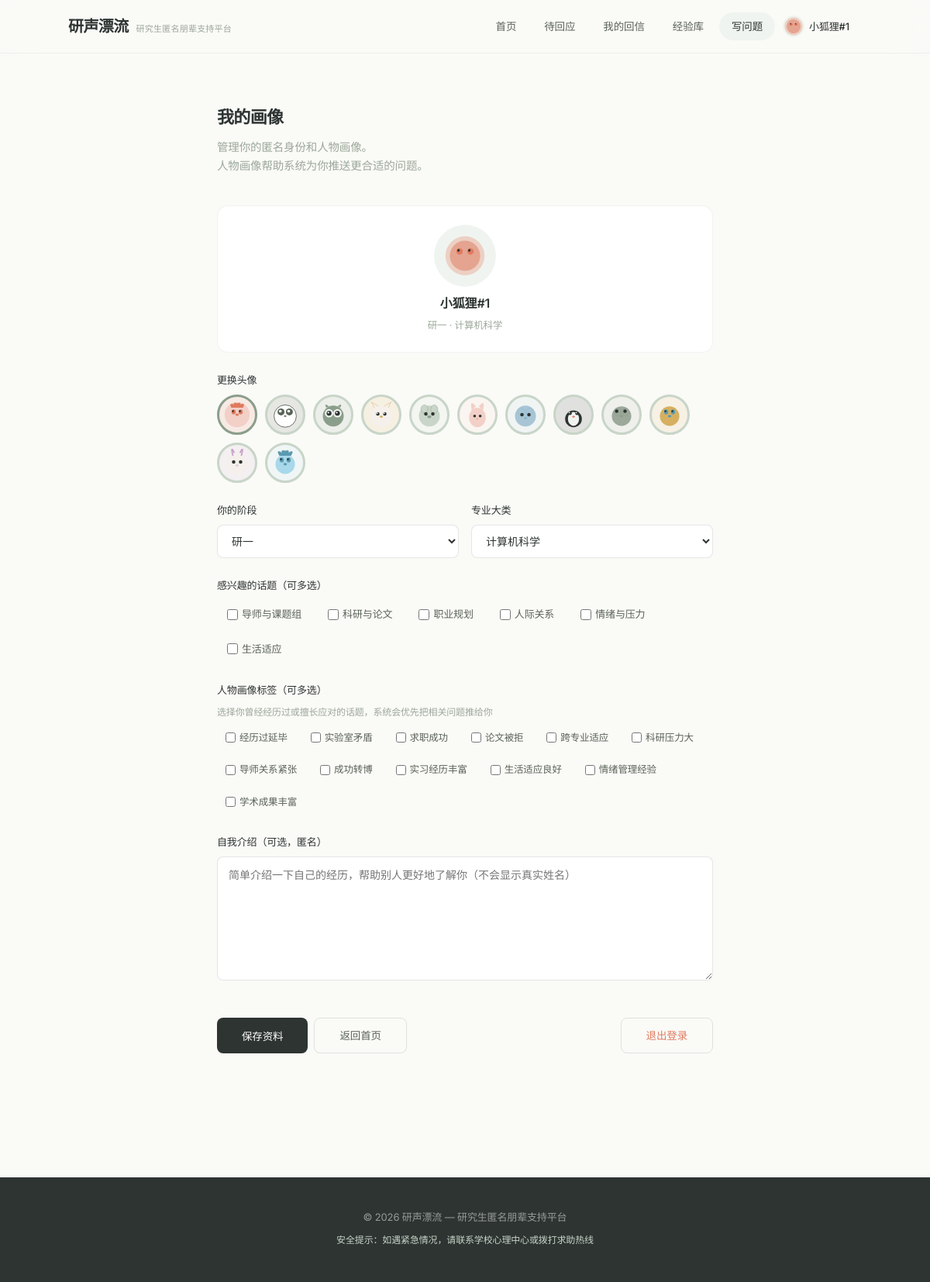
The app's page /profile (signed in) with its own data.
### app.py (models this page shows)
class User(db.Model):
    id = db.Column(db.Integer, primary_key=True)
    anonymous_id = db.Column(db.String(50), unique=True, nullable=False)
    avatar_animal = db.Column(db.String(50), default='fox')
    avatar_color = db.Column(db.String(20), default='#8B9E8B')
    grade = db.Column(db.String(20))
    major_category = db.Column(db.String(50))
    interests = db.Column(db.Text)
    persona_tags = db.Column(db.Text)
    bio = db.Column(db.Text)
    created_at = db.Column(db.DateTime, default=lambda: datetime.now(timezone.utc))
    last_active = db.Column(db.DateTime, default=lambda: datetime.now(timezone.utc))
    questions = db.relationship('Question', backref='user', lazy=True)
    replies = db.relationship('Reply', backref='user', lazy=True)

### app.py (the view, shortened to what this page needs)
@app.route('/profile', methods=['GET', 'POST'])
def profile():
    user = require_user()
    if not user:
        return redirect(url_for('register'))
    return render_template('profile.html', user=user, animals=ANIMAL_AVATARS)

### app.py (called while the page is built)
def get_display_name(user):
    if not user:
        return '匿名用户'
    name_map = {a[0]: a[1] for a in ANIMAL_AVATARS}
    animal_name = name_map.get(user.avatar_animal, '匿名')
    return f'{animal_name}#{user.id}'

def get_current_user():
    if 'user_id' not in session:
        return None
    user = db.session.get(User, session['user_id'])
    if user:
        user.last_active = datetime.now(timezone.utc)
        db.session.commit()
    return user

def require_user():
    return get_current_user()

@app.context_processor
def inject_user():
    user = get_current_user()
    return dict(current_user=user, get_display_name=get_display_name,
                get_animal_svg=get_animal_svg, ANIMAL_AVATARS=ANIMAL_AVATARS, COLOR_MAP=COLOR_MAP)

### templates/profile.html (shortened to what this page needs)
{% extends "base.html" %}
{% block content %}
<section style="padding: var(--space-2xl) 0;">
    <div style="max-width:640px; margin:0 auto;">
        <div class="page-header">
            <div class="section-title">我的画像</div>
            <p class="section-desc">
                管理你的匿名身份和人物画像。<br>
                人物画像帮助系统为你推送更合适的问题。
            </p>
        </div>
        <div class="card" style="text-align:center; padding:var(--space-lg); margin-bottom:var(--space-lg);">
            <div style="display:inline-flex; width:80px; height:80px; border-radius:50%; background:var(--sage-pale); align-items:center; justify-content:center; margin-bottom:var(--space-sm); overflow:hidden;">
                {{ get_animal_svg(user.avatar_animal, 56) | safe if get_animal_svg else '' }}
            </div>
            <div style="font-size:16px; font-weight:600; color:var(--ink);">{{ get_display_name(user) }}</div>
            <div style="font-size:12.5px; color:var(--ink-muted); margin-top:4px;">{{ user.grade or '未设置' }} · {{ user.major_category or '未设置' }}</div>
        </div>
        <form method="POST" action="{{ url_for('profile') }}">
            <div class="form-group">
                <label class="form-label">更换头像</label>
                <div style="display:flex; flex-wrap:wrap; gap:10px; margin-top:6px;">
                    {% for animal_id, animal_name, animal_color in animals %}
                    <label style="cursor:pointer; text-align:center;">
                        <div class="avatar-option" onclick="selectAvatar(this)" style="
                            width:52px; height:52px; border-radius:50%;
                            background:{{ animal_color }}20;
                            border:3px solid {{ '#C8D5C8' if user.avatar_animal != animal_id else 'var(--sage)' }};
                            display:flex; align-items:center; justify-content:center;
                            transition:all 0.2s ease; padding:4px;
                        ">
                        </div>
                    </label>
                    {% endfor %}
                </div>
            </div>
            <div style="display:grid; grid-template-columns:1fr 1fr; gap:var(--space-md);">
                <div class="form-group">
                    <label class="form-label" for="grade">你的阶段</label>
                    <select class="form-select" id="grade" name="grade">
                        <option {{ 'selected' if user.grade == '研一' }}>研一</option>
                    </select>
                </div>
                <div class="form-group">
                    <label class="form-label" for="major_category">专业大类</label>
                    <select class="form-select" id="major_category" name="major_category" onchange="toggleCustomMajor(this)">
                        <option {{ 'selected' if user.major_category == '计算机科学' }}>计算机科学</option>
                    </select>
                </div>
            </div>
            <div class="form-group">
                <label class="form-label">感兴趣的话题（可多选）</label>
                <div style="display:flex; flex-wrap:wrap; gap:8px; margin-top:6px;">
                    {% for tag in ['导师与课题组', '科研与论文', '职业规划', '人际关系', '情绪与压力', '生活适应'] %}
                    <label style="display:flex; align-items:center; gap:5px; font-size:13px; color:var(--ink-light); cursor:pointer; background:{{ 'var(--sage-pale)' if tag in (user.interests or '') else 'var(--cream)' }}; padding:6px 12px; border-radius:20px; border:1px solid {{ 'var(--sage-light)' if tag in (user.interests or '') else 'transparent' }}; transition:all 0.2s;" class="interest-tag" onclick="toggleTag(this)">
                        <input type="checkbox" name="interests" value="{{ tag }}" style="width:14px; height:14px; accent-color:var(--sage);" {{ 'checked' if tag in (user.interests or '') }}>
                        {{ tag }}
                    </label>
                    {% endfor %}
                </div>
            </div>
            <div class="form-group">
                <label class="form-label">人物画像标签（可多选）</label>
                <p class="form-hint">选择你曾经经历过或擅长应对的话题，系统会优先把相关问题推给你</p>
                <div style="display:flex; flex-wrap:wrap; gap:8px; margin-top:6px;">
                    {% for tag in ['经历过延毕', '实验室矛盾', '求职成功', '论文被拒', '跨专业适应', '科研压力大', '导师关系紧张', '成功转博', '实习经历丰富', '生活适应良好', '情绪管理经验', '学术成果丰富'] %}
                    <label style="display:flex; align-items:center; gap:5px; font-size:12.5px; color:var(--ink-light); cursor:pointer; background:{{ 'var(--coral-soft)' if tag in (user.persona_tags or '') else 'var(--cream)' }}; padding:5px 10px; border-radius:16px; border:1px solid {{ 'var(--coral)' if tag in (user.persona_tags or '') else 'transparent' }}; transition:all 0.2s;" class="persona-tag" onclick="toggleTag(this)">
                        <input type="checkbox" name="persona_tags" value="{{ tag }}" style="width:13px; height:13px; accent-color:var(--coral);" {{ 'checked' if tag in (user.persona_tags or '') }}>
                        {{ tag }}
                    </label>
                    {% endfor %}
                </div>
            </div>
            <div class="form-group">
                <label class="form-label" for="bio">自我介绍（可选，匿名）</label>
                <textarea class="form-textarea" id="bio" name="bio" rows="3"
                          placeholder="简单介绍一下自己的经历，帮助别人更好地了解你（不会显示真实姓名）">{{ user.bio or '' }}</textarea>
            </div>
            <div style="display:flex; gap:var(--space-sm); margin-top:var(--space-xl); flex-wrap:wrap;">
                <button type="submit" class="btn-primary" style="padding:11px 32px;">保存资料</button>
                <a href="{{ url_for('index') }}" class="btn-secondary" style="padding:11px 32px; text-decoration:none;">返回首页</a>
                <a href="{{ url_for('logout') }}" class="btn-secondary" style="padding:11px 32px; text-decoration:none; margin-left:auto; color:var(--coral);">退出登录</a>
            </div>
        </form>
    </div>
</section>
{% endblock %}

### templates/base.html (shortened to what this page needs)
<!DOCTYPE html>
<html lang="zh-CN">
<head>
    <link rel="stylesheet" href="{{ url_for('static', filename='css/style.css') }}">
</head>
<body>
<header class="header" id="header">
    <div class="container">
        <a href="{{ url_for('index') }}" style="text-decoration:none;">
            <div class="logo">
                <h1>研声漂流</h1>
                <p class="subtitle">研究生匿名朋辈支持平台</p>
            </div>
        </a>
        <nav class="nav" id="main-nav">
            <a href="{{ url_for('index') }}" class="nav-link" data-path="/">首页</a>
            <a href="{{ url_for('pending_questions') }}" class="nav-link" data-path="/questions/pending">待回应</a>
            <a href="{{ url_for('my_messages') }}" class="nav-link" data-path="/my/messages">我的回信</a>
            <a href="{{ url_for('experience_library') }}" class="nav-link" data-path="/experience">经验库</a>
            <div class="nav-right">
                {% if current_user %}
                <a href="{{ url_for('create_question') }}" class="nav-link nav-write-link" data-path="/questions/create">写问题</a>
                <div class="nav-user">
                    <a href="{{ url_for('profile') }}" class="nav-user-link">
                        <span class="nav-avatar">
                            {{ get_animal_svg(current_user.avatar_animal, 26) | safe if get_animal_svg else '' }}
                        </span>
                        <span class="nav-username">{{ get_display_name(current_user) }}</span>
                    </a>
                </div>
                {% else %}
                <a href="{{ url_for('create_question') }}" class="nav-link nav-write-link" data-path="/questions/create">写问题</a>
                <a href="{{ url_for('login') }}" class="nav-link" data-path="/login">登录</a>
                <a href="{{ url_for('register') }}" class="nav-link nav-register-link" data-path="/register">注册</a>
                {% endif %}
            </div>
        </nav>
    </div>
</header>
<main class="main">
    <div class="container">
        {% block content %}{% endblock %}
    </div>
</main>
<footer class="footer">
    <div class="container">
        <p>© 2026 研声漂流 — 研究生匿名朋辈支持平台</p>
        <p class="safety-notice">安全提示：如遇紧急情况，请联系学校心理中心或拨打求助热线</p>
    </div>
</footer>
</body>
</html>

### records on screen
User: avatar_animal+id "小狐狸#1", grade "研一", major_category "计算机科学"

### other values on screen
{{ tag }} "导师与课题组" "科研与论文" "职业规划" "人际关系" "情绪与压力" "生活适应"
{{ tag }} "经历过延毕" "实验室矛盾" "求职成功" "论文被拒" "跨专业适应" "科研压力大" "导师关系紧张" "成功转博" "实习经历丰富" "生活适应良好" "情绪管理经验" "学术成果丰富"
